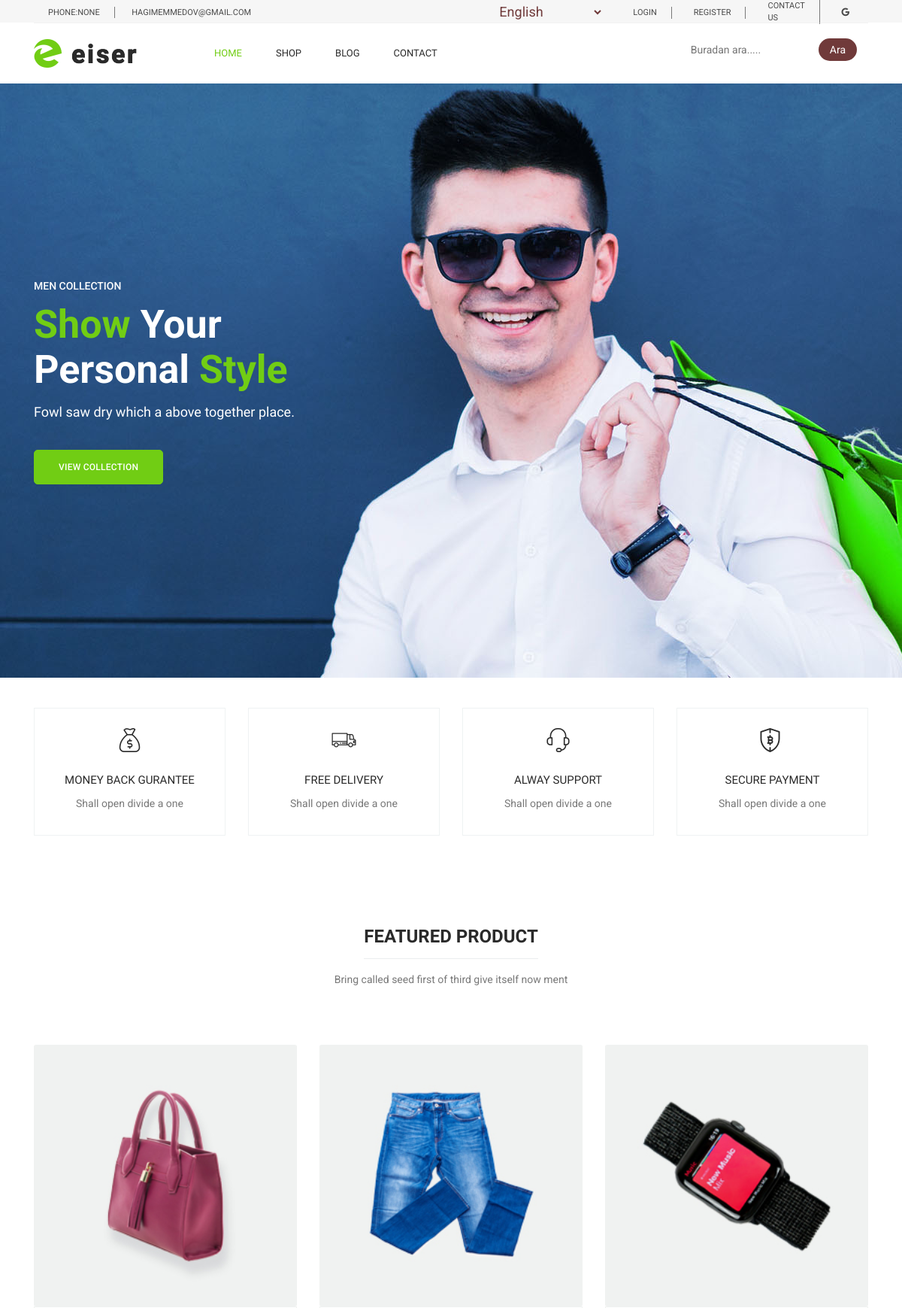
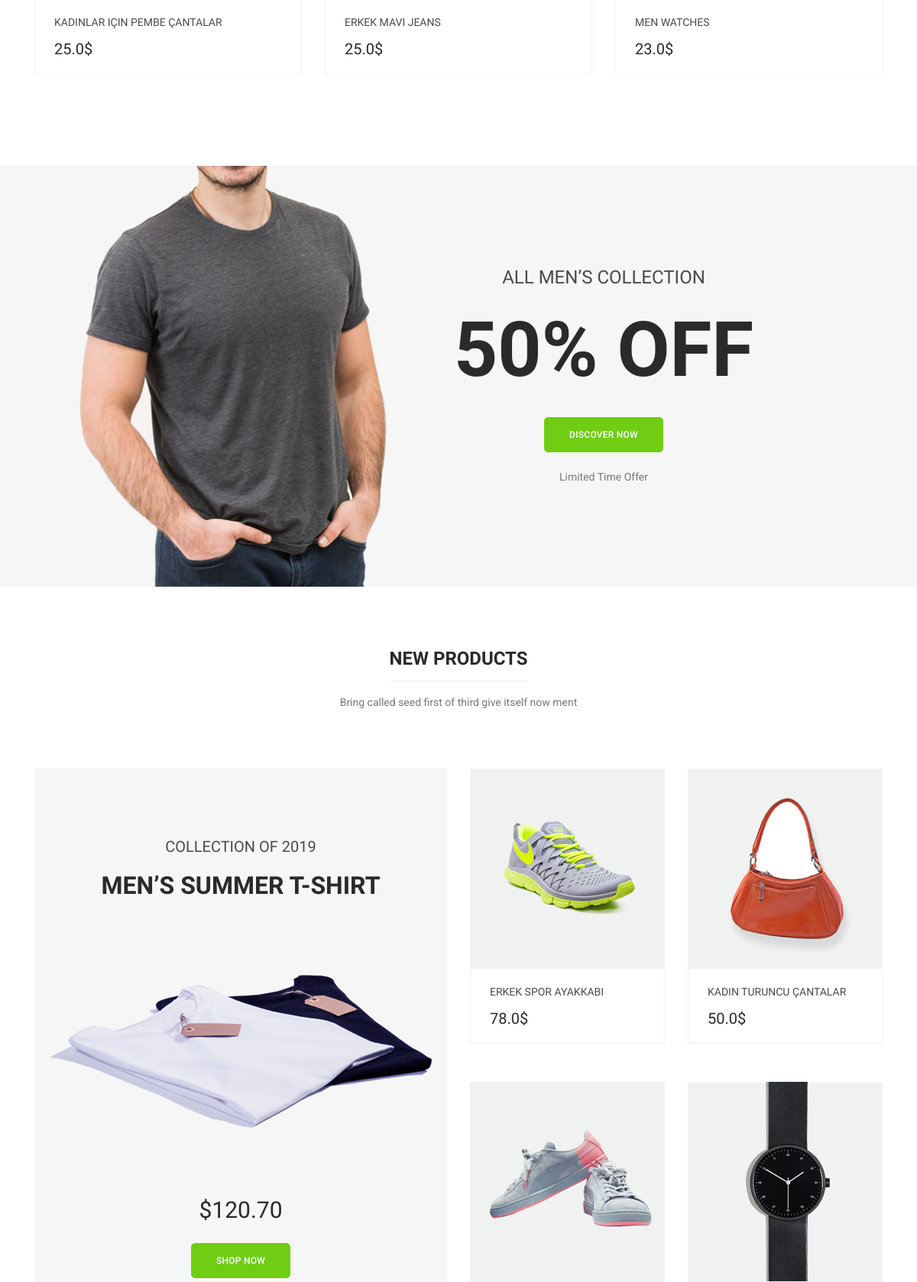
The page / (upper part) on the database its author committed (2 pictures, top to bottom).
### core/models.py (models this page shows, shortened)
class Basemodel(models.Model):
    created_at = models.DateTimeField(auto_now_add = True)
    updated_at = models.DateTimeField(auto_now = True)
    is_active = models.BooleanField(default = True)
    class Meta:
        abstract = True

class Setting(Basemodel):
    name = models.CharField(max_length=50, null=True, blank=True)
    address = models.CharField(max_length=100, null=True, blank=True)
    phone = models.CharField(max_length=50, null=True, blank=True)
    email = models.EmailField(null=True, blank=True)
    facebook = models.URLField(null=True, blank=True)
    twitter = models.URLField(null=True, blank=True)
    dribbble = models.URLField(null=True, blank=True)
    behance = models.URLField(null=True, blank=True)
    logo = models.ImageField(upload_to='media/blog/')
    blog_bg_image = models.ImageField(upload_to='media/blog/')
    blog_title = models.CharField(max_length=100, null=True, blank=True)
    contact_title = models.CharField(max_length=100, null=True, blank=True)
    class Meta:
        verbose_name=_('Setting')
        verbose_name_plural=_('Setting')

class Product(Basemodel):
    name = models.CharField(max_length=50)
    price = models.FloatField()
    color = models.CharField(max_length=50)
    size = models.CharField(max_length=50,choices=SIZE,default='M')
    like = models.IntegerField(default=0)
    category = models.ForeignKey(Category, on_delete=models.CASCADE)
    image = models.ImageField(upload_to='media/products/')
    description = models.TextField()
    class Meta:
        verbose_name=_('Product')
        verbose_name_plural=_('Products')

### core/views.py (the view)
# urls.py: path('',index,name='index'),
def index(request):
    context = {
        'products':Product.objects.filter(is_active='True').order_by('created_at',),
        'blog':Blog.objects.filter(is_active='True').order_by('created_at',),
        'products2':Product.objects.filter(is_active='True').order_by('-created_at',),
        'products3':Product.objects.filter(is_active='True').order_by('created_at',),
    }
    return render(request,'index.html',context=context)

### core/forms.py
class SubscriberForm(ModelForm):
    class Meta:
        model = Subscriber
        fields = ['email']
        widgets = {
            'email': forms.EmailInput(attrs={'placeholder':'Your Email Address', 'class':'form-control'}),
        }

### core/context_processors/context_processors.py (called while the page is built)
def my_setting_func(request):
    setting_data = Setting.objects.last()
    subscriber_form = SubscriberForm()  # Create a form instance
    if request.method == 'POST':
        form = SubscriberForm(request.POST)
        if form.is_valid():
            form.save()
            subscriber_form = SubscriberForm()
    return{
        'setting_data':setting_data,
        'subscriber_form': subscriber_form
    }

### core/templates/index.html (shortened to what this page needs)
{% extends 'base.html' %}
{%load static%}
{%load i18n %}
{% block content %}
  <section class="home_banner_area mb-40">
    <div class="banner_inner d-flex align-items-center">
      <div class="container">
        <div class="banner_content row">
          <div class="col-lg-12">
            <p class="sub text-uppercase">men Collection</p>
            <h3><span>Show</span> Your <br />Personal <span>Style</span></h3>
            <h4>Fowl saw dry which a above together place.</h4>
            <a class="main_btn mt-40" href="{% url 'shop'  %}">View Collection</a>
          </div>
        </div>
      </div>
    </div>
  </section>
  <section class="feature-area section_gap_bottom_custom">
    <div class="container">
      <div class="row">
        <div class="col-lg-3 col-md-6">
          <div class="single-feature">
            <a href="{% url 'shop'  %}" class="title">
              <i class="flaticon-money"></i>
              <h3>Money back gurantee</h3>
            </a>
            <p>Shall open divide a one</p>
          </div>
        </div>
        <div class="col-lg-3 col-md-6">
          <div class="single-feature">
            <a href="{% url 'shop'  %}" class="title">
              <i class="flaticon-truck"></i>
              <h3>Free Delivery</h3>
            </a>
            <p>Shall open divide a one</p>
          </div>
        </div>
        <div class="col-lg-3 col-md-6">
          <div class="single-feature">
            <a href="{% url 'shop'  %}" class="title">
              <i class="flaticon-support"></i>
              <h3>Alway support</h3>
            </a>
            <p>Shall open divide a one</p>
          </div>
        </div>
        <div class="col-lg-3 col-md-6">
          <div class="single-feature">
            <a href="{% url 'shop'  %}" class="title">
              <i class="flaticon-blockchain"></i>
              <h3>Secure payment</h3>
            </a>
            <p>Shall open divide a one</p>
          </div>
        </div>
      </div>
    </div>
  </section>
  <section class="feature_product_area section_gap_bottom_custom">
    <div class="container">
      <div class="row justify-content-center">
        <div class="col-lg-12">
          <div class="main_title">
            <h2><span>Featured product</span></h2>
            <p>{% trans "Bring called seed first of third give itself now ment" %}</p>
          </div>
        </div>
      </div>
      <div class="row">
        {% for product in products|slice:":3" %}
        <div class="col-lg-4 col-md-6">
          <div class="single-product">
            <div  class="product-img">
              <img href="{% url 'product_single' product.id %}" class="card-img" src="{{ product.image.url }}"/>
            </div>
            <div class="product-btm">
              <a href="{% url 'product_single' product.id %}" class="d-block">
                <h4>{{ product.name }}</h4>
              </a>
              <div class="mt-3">
                <span class="mr-4">{{ product.price }}$</span>
              </div>
            </div>
          </div>
        </div>
        {% endfor %}
      </div>
    </div>
  </section>
  <section class="offer_area">
    <div class="container">
      <div class="row justify-content-center">
        <div class="offset-lg-4 col-lg-6 text-center">
          <div class="offer_content">
            <h3 class="text-uppercase mb-40">all men’s collection</h3>
            <h2 class="text-uppercase">50% off</h2>
            <a href="{% url 'shop' %}" class="main_btn mb-20 mt-5">Discover Now</a>
            <p>Limited Time Offer</p>
          </div>
        </div>
      </div>
    </div>
  </section>
  <section class="new_product_area section_gap_top section_gap_bottom_custom">
    <div class="container">
      <div class="row justify-content-center">
        <div class="col-lg-12">
          <div class="main_title">
            <h2><span>new products</span></h2>
            <p>Bring called seed first of third give itself now ment</p>
          </div>
        </div>
      </div>
      <div class="row">
        <div class="col-lg-6">
          <div class="new_product">
            <h5 class="text-uppercase">collection of 2019</h5>
            <h3 class="text-uppercase">Men’s summer t-shirt</h3>
            <div class="product-img">
              <img class="{% static 'img-fluid' %}" src="{% static 'img/product/new-product/new-product1.png' %}" alt="" />
            </div>
            <h4>$120.70</h4>
            <a href="{% url 'shop' %}" class="main_btn">Shop Now</a>
          </div>
        </div>
        <div class="col-lg-6 mt-5 mt-lg-0">
          <div class="row">
            {% for product2 in products2|slice:":4" %}
            <div class="col-lg-6 col-md-6">
              <div class="single-product">
                <div class="product-img">
                  <img class="{% static 'img-fluid w-100' %}" src="{{ product2.image.url }}" alt="" />
                </div>
                <div class="product-btm">
                  <a href="{% url 'product_single' product2.id %}" class="d-block">
                    <h4>{{ product2.name }}</h4>
                  </a>
                  <div class="mt-3">
                    <span class="mr-4">{{ product2.price }}$ </span>
                  </div>
                </div>
              </div>
            </div>
            {% endfor %}
          </div>
        </div>
      </div>
    </div>
  </section>
  {% endblock %}

### core/templates/partials/header.html (shortened to what this page needs)
{%load static%}
{% load i18n %}
<header class="header_area">
    <div class="top_menu">
        <div class="container">
          <div class="row">
            <div class="col-lg-7">
              <div class="float-left">
                <p>Phone:{{setting_data.phone}}</p>
                <p>{{setting_data.email}}</p>
              </div>
            </div>
            <div class="col-lg-5">
              <div class="float-right">
                <ul class="right_side">
                  <li>
                    <form  action="{% url 'set_language' %}" method="post" class="language-form" >
                        <select name="language" id="language" onchange="this.form.submit()">
                            {% get_current_language as LANGUAGE_CODE %}
                            {% get_available_languages as LANGUAGES %}
                            {% get_language_info_list for LANGUAGES as languages %}
                            {% for language in languages %}
                                <option value="{{ language.code }}" {% if language.code == LANGUAGE_CODE %}selected{% endif %}>
                                    {{ language.name_local }}
                                </option>
                            {% endfor %}
                        </select>
                      </form>
                  </li>
                  <li>
                    {% if user.is_authenticated %}
                            <li><a href="{% url 'logout' %}">Logout</a></li>
                            {% else %}
                            <li><a href="{% url 'login' %}">Login</a></li>
                            <li><a href="{% url 'register' %}">Register</a></li>
                            {% endif %}
                  </li>
                  <li>
                    <a href="contact.html">
                      Contact Us
                    </a>
                  </li>
                  <li>
                    <a href="{% url 'social:begin' 'google-oauth2' %}">
                        <i class="fa-brands fa-google"></i>
                    </a>
                </li>
                </ul>
              </div>
            </div>
          </div>
        </div>
      </div>
    <div class="main_menu">
        <div class="container">
            <nav class="navbar navbar-expand-lg navbar-light w-100">
                <a class="navbar-brand logo_h" href="{% url 'index' %}">
                    <img src="{{ setting_data.logo.url }}" alt="" />
                </a>
                <div class="collapse navbar-collapse offset w-100" id="navbarSupportedContent">
                    <div class="row w-100 mr-0">
                        <div class="col-lg-5 pr-0">
                            <ul class="nav navbar-nav center_nav pull-right">
                                <li class="nav-item active">
                                    <a class="nav-link" href="{% url 'index' %}">Home</a>
                                </li>
                                <li class="nav-item submenu dropdown">
                                    <a class="nav-link" href="{% url 'shop' %}">Shop</a>
                                </li>
                                <li class="nav-item submenu dropdown">
                                    <a class="nav-link" href="{% url 'blog' %}">Blog</a>
                                </li>
                                <li class="nav-item">
                                    <a class="nav-link" href="{% url 'contact_us' %}">Contact</a>
                                </li>
                            </ul>
                        </div>
                        <div class="col-lg-7 pr-0">
                            <ul class="nav navbar-nav navbar-right right_nav pull-right">
                              <div class="nav-elemanları">
                                <li class="nav-elemani">
                                    <form action="{% url 'all-search' %}" method="post" class="arama-formu">
                                        <input type="text" name="all_search" placeholder="Buradan ara.....">
                                        <button type="submit">Ara</button>
                                    </form>
                                </li>
                            </div>
                            </ul>
                        </div>
                    </div>
                </div>
            </nav>
        </div>
    </div>

### core/templates/base.html (style rules this page uses)
.top_menu ul.right_side { display: flex; align-items: center; justify-content: space-between; list-style: none; padding: 0; margin: 0; }
.top_menu ul.right_side li { margin-right: 10px; }
.nav-elemanları { display: inline-block; }
.nav-elemanları .nav-elemani { margin: 20px; }
.nav-elemanları .nav-elemani .arama-formu { display: flex; align-items: center; }
.nav-elemanları .nav-elemani .arama-formu input[type="text"] { height: 30px; border-radius: 15px; border: none; padding: 0 10px; }
.nav-elemanları .nav-elemani .arama-formu button { height: 30px; border-radius: 15px; border: none; background-color: rgb(112, 58, 58); color: white; padding: 0 15px; cursor: pointer; }
.language-form select { width: auto; height: 30px; border-radius: 15%; border: none; color: rgb(112, 58, 58); font-size: 18px; padding: 0 10px; background-color: transparent; cursor: pointer; }
.right_side { list-style: none; padding: 0; margin: 0; }
.right_side li { display: inline-block; margin-right: 10px; }
.right_side li:last-child { margin-right: 0; }

### rows shown on the page
Setting: phone "NONE", email "HAGIMEMMEDOV@GMAIL.COM", logo (picture)
Product: image (picture), name "KADINLAR IÇIN PEMBE ÇANTALAR", price "25.0"
Product: image (picture), name "ERKEK MAVI JEANS", price "25.0"
Product: image (picture), name "MEN WATCHES", price "23.0"
Product: image (picture), name "ERKEK SPOR AYAKKABI", price "78.0"
Product: image (picture), name "KADIN TURUNCU ÇANTALAR", price "50.0"
Product: image (picture)
Product: image (picture)

### other values the page prints
form field language "English"
